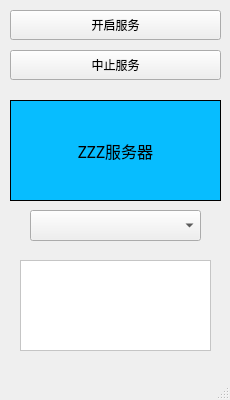
<?xml version="1.0" encoding="UTF-8"?>
<ui version="4.0">
 <class>MainWindow</class>
 <widget class="QMainWindow" name="MainWindow">
  <property name="geometry">
   <rect>
    <x>0</x>
    <y>0</y>
    <width>230</width>
    <height>400</height>
   </rect>
  </property>
  <property name="windowTitle">
   <string>MainWindow</string>
  </property>
  <widget class="QWidget" name="centralwidget">
   <widget class="QPushButton" name="pushButton_off">
    <property name="geometry">
     <rect>
      <x>10</x>
      <y>50</y>
      <width>211</width>
      <height>30</height>
     </rect>
    </property>
    <property name="font">
     <font>
      <family>Agency FB</family>
     </font>
    </property>
    <property name="text">
     <string>中止服务</string>
    </property>
   </widget>
   <widget class="QLabel" name="label">
    <property name="geometry">
     <rect>
      <x>10</x>
      <y>100</y>
      <width>211</width>
      <height>101</height>
     </rect>
    </property>
    <property name="font">
     <font>
      <family>Agency FB</family>
      <pointsize>12</pointsize>
     </font>
    </property>
    <property name="styleSheet">
     <string notr="true">background-color: rgb(7, 189, 255);</string>
    </property>
    <property name="frameShape">
     <enum>QFrame::Box</enum>
    </property>
    <property name="text">
     <string>ZZZ服务器</string>
    </property>
    <property name="alignment">
     <set>Qt::AlignCenter</set>
    </property>
   </widget>
   <widget class="QPushButton" name="pushButton_on">
    <property name="geometry">
     <rect>
      <x>10</x>
      <y>10</y>
      <width>211</width>
      <height>30</height>
     </rect>
    </property>
    <property name="font">
     <font>
      <family>Agency FB</family>
     </font>
    </property>
    <property name="text">
     <string>开启服务</string>
    </property>
   </widget>
   <widget class="QComboBox" name="comboBox">
    <property name="geometry">
     <rect>
      <x>30</x>
      <y>210</y>
      <width>171</width>
      <height>31</height>
     </rect>
    </property>
    <property name="font">
     <font>
      <family>Agency FB</family>
     </font>
    </property>
   </widget>
   <widget class="QTextEdit" name="textEdit">
    <property name="geometry">
     <rect>
      <x>20</x>
      <y>260</y>
      <width>191</width>
      <height>91</height>
     </rect>
    </property>
    <property name="styleSheet">
     <string notr="true">background-color: rgb(255, 255, 255);</string>
    </property>
   </widget>
  </widget>
  <widget class="QMenuBar" name="menubar">
   <property name="geometry">
    <rect>
     <x>0</x>
     <y>0</y>
     <width>230</width>
     <height>28</height>
    </rect>
   </property>
  </widget>
  <widget class="QStatusBar" name="statusbar"/>
 </widget>
 <resources/>
 <connections/>
</ui>
